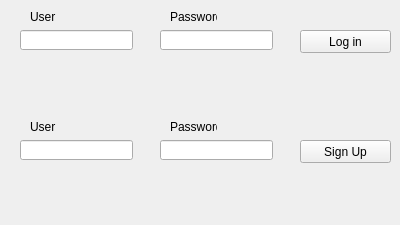
<?xml version="1.0" encoding="UTF-8"?>
<ui version="4.0">
 <class>MyEX</class>
 <widget class="QWidget" name="MyEX">
  <property name="geometry">
   <rect>
    <x>0</x>
    <y>0</y>
    <width>400</width>
    <height>225</height>
   </rect>
  </property>
  <property name="windowTitle">
   <string>MyEX</string>
  </property>
  <widget class="QLineEdit" name="edtLogInPW">
   <property name="geometry">
    <rect>
     <x>160</x>
     <y>30</y>
     <width>113</width>
     <height>20</height>
    </rect>
   </property>
   <property name="echoMode">
    <enum>QLineEdit::Password</enum>
   </property>
  </widget>
  <widget class="QPushButton" name="btnSignUp">
   <property name="geometry">
    <rect>
     <x>300</x>
     <y>140</y>
     <width>91</width>
     <height>23</height>
    </rect>
   </property>
   <property name="text">
    <string>Sign Up</string>
   </property>
  </widget>
  <widget class="QLabel" name="lblLogInOutput">
   <property name="geometry">
    <rect>
     <x>30</x>
     <y>60</y>
     <width>341</width>
     <height>31</height>
    </rect>
   </property>
   <property name="text">
    <string/>
   </property>
  </widget>
  <widget class="QPushButton" name="btnLogIn">
   <property name="geometry">
    <rect>
     <x>300</x>
     <y>30</y>
     <width>91</width>
     <height>23</height>
    </rect>
   </property>
   <property name="text">
    <string>Log in</string>
   </property>
  </widget>
  <widget class="QLineEdit" name="edtSignUser">
   <property name="geometry">
    <rect>
     <x>20</x>
     <y>140</y>
     <width>113</width>
     <height>20</height>
    </rect>
   </property>
  </widget>
  <widget class="QLabel" name="lblUser">
   <property name="geometry">
    <rect>
     <x>30</x>
     <y>10</y>
     <width>47</width>
     <height>13</height>
    </rect>
   </property>
   <property name="text">
    <string>User</string>
   </property>
  </widget>
  <widget class="QLabel" name="lblPW_2">
   <property name="geometry">
    <rect>
     <x>170</x>
     <y>120</y>
     <width>47</width>
     <height>13</height>
    </rect>
   </property>
   <property name="text">
    <string>Password</string>
   </property>
  </widget>
  <widget class="QLabel" name="lblSignOutput">
   <property name="geometry">
    <rect>
     <x>20</x>
     <y>170</y>
     <width>341</width>
     <height>31</height>
    </rect>
   </property>
   <property name="text">
    <string/>
   </property>
  </widget>
  <widget class="QLabel" name="lblUser_2">
   <property name="geometry">
    <rect>
     <x>30</x>
     <y>120</y>
     <width>47</width>
     <height>13</height>
    </rect>
   </property>
   <property name="text">
    <string>User</string>
   </property>
  </widget>
  <widget class="QLabel" name="lblPW">
   <property name="geometry">
    <rect>
     <x>170</x>
     <y>10</y>
     <width>47</width>
     <height>13</height>
    </rect>
   </property>
   <property name="text">
    <string>Password</string>
   </property>
  </widget>
  <widget class="QLineEdit" name="edtSignPW">
   <property name="geometry">
    <rect>
     <x>160</x>
     <y>140</y>
     <width>113</width>
     <height>20</height>
    </rect>
   </property>
   <property name="inputMethodHints">
    <set>Qt::ImhHiddenText|Qt::ImhNoAutoUppercase|Qt::ImhNoPredictiveText|Qt::ImhSensitiveData</set>
   </property>
   <property name="echoMode">
    <enum>QLineEdit::Password</enum>
   </property>
  </widget>
  <widget class="QLineEdit" name="edtLogInUser">
   <property name="geometry">
    <rect>
     <x>20</x>
     <y>30</y>
     <width>113</width>
     <height>20</height>
    </rect>
   </property>
  </widget>
 </widget>
 <layoutdefault spacing="6" margin="11"/>
 <tabstops>
  <tabstop>edtLogInUser</tabstop>
  <tabstop>edtLogInPW</tabstop>
  <tabstop>btnLogIn</tabstop>
  <tabstop>edtSignUser</tabstop>
  <tabstop>edtSignPW</tabstop>
  <tabstop>btnSignUp</tabstop>
 </tabstops>
 <resources/>
 <connections/>
</ui>
